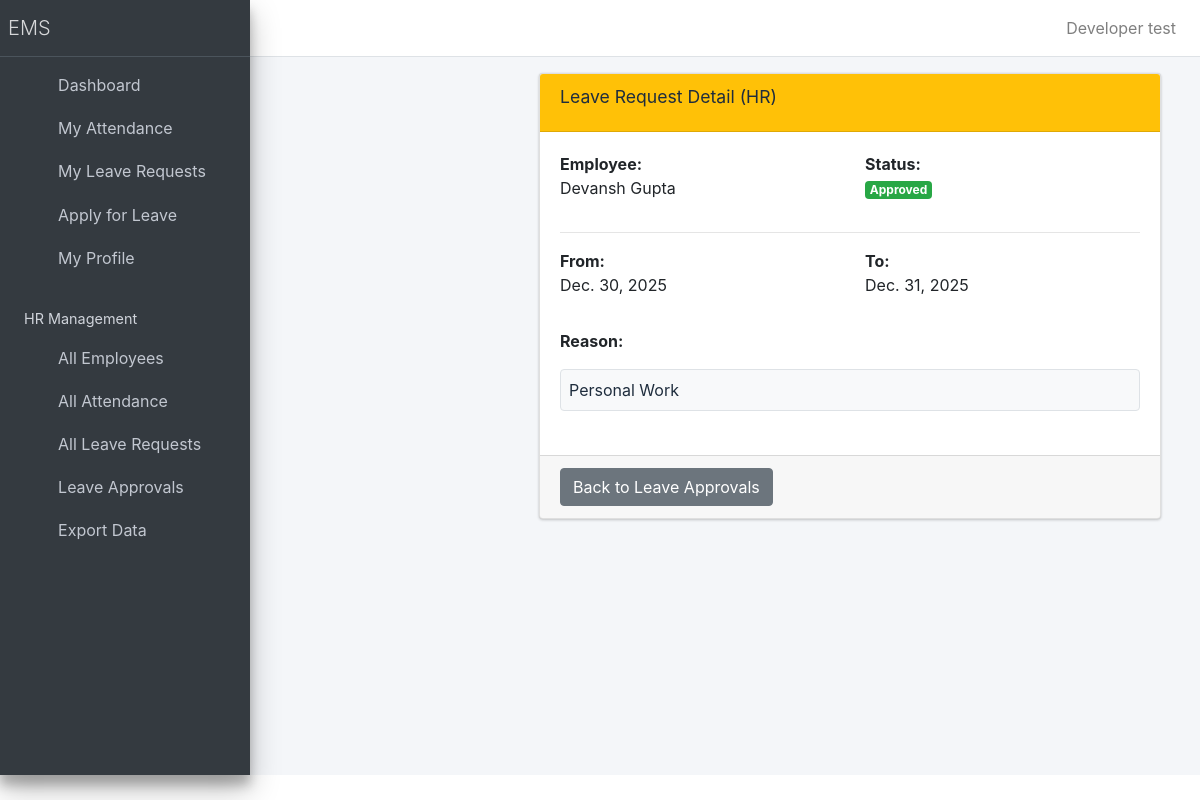
/hr/leave/1/ (signed in), run on the app's committed database.
### employee/models.py (models this page shows, shortened)
class LeaveRequest(models.Model):
    employee = models.ForeignKey(Employee, on_delete=models.CASCADE)
    start_date = models.DateField()
    end_date = models.DateField()
    reason = models.TextField()
    status = models.CharField(max_length=10, choices=[('Pending', 'Pending'), ('Approved', 'Approved'), ('Rejected', 'Rejected')], default='Pending')

class Employee(models.Model):
    user = models.OneToOneField(User, on_delete=models.CASCADE, null=True, blank=True)
    first_name = models.CharField(max_length=30)
    last_name = models.CharField(max_length=30)
    email = models.EmailField(unique=True)
    position = models.CharField(max_length=50)
    department = models.CharField(max_length=50)
    date_hired = models.DateField()
    class Meta:
       ordering = ['-date_hired']

### employee/views/hr_views.py (the view)
# urls.py: path("hr/leave/<int:pk>/", LeaveRequestDetailView.as_view(), name="leave_request_detail"),
@hr_required
class LeaveRequestDetailView(View):
    def get(self, request, pk):
        leave = get_object_or_404(LeaveRequest, pk=pk)
        return render(request, "hr/leave_request_detail.html", {"leave": leave})

### employee/context_processors.py (called while the page is built)
def employee_context(request):
    context = {}
    if request.user.is_authenticated:
        try:
            from .models import Employee
            employee = Employee.objects.get(user=request.user)
            context['employee'] = employee
            context['employee_name'] = f"{employee.first_name} {employee.last_name}".strip()
        except Employee.DoesNotExist:
            context['employee'] = None
            context['employee_name'] = None
    return context

### employee/utils.py (called while the page is built)
def is_hr(user):
    return user.is_authenticated and user.groups.filter(name='HR').exists()

### employee/templates/hr/leave_request_detail.html (shortened to what this page needs)
{% extends 'base.html' %}
{% block content %}
<div class="content-wrapper">
  <section class="content">
    <div class="container-fluid">
      <div class="card card-warning">
        <div class="card-header">
          <h3 class="card-title">Leave Request Detail (HR)</h3>
        </div>
        <div class="card-body">
          <div class="row mb-3">
            <div class="col-md-6">
              <p><strong>Employee:</strong><br>
                {{ leave.employee.first_name }} {{ leave.employee.last_name }}
              </p>
            </div>
            <div class="col-md-6">
              <p><strong>Status:</strong><br>
                {% if leave.status == "Approved" %}
                  <span class="badge badge-success">Approved</span>
                {% elif leave.status == "Rejected" %}
                  <span class="badge badge-danger">Rejected</span>
                {% else %}
                  <span class="badge badge-warning">Pending</span>
                {% endif %}
              </p>
            </div>
          </div>
          <hr>
          <div class="row mb-3">
            <div class="col-md-6">
              <p><strong>From:</strong><br>{{ leave.start_date }}</p>
            </div>
            <div class="col-md-6">
              <p><strong>To:</strong><br>{{ leave.end_date }}</p>
            </div>
          </div>
          <div class="mb-4">
            <p><strong>Reason:</strong></p>
            <div class="border rounded p-2 bg-light">
              {{ leave.reason|default:"—" }}
            </div>
          </div>
        </div>
        <div class="card-footer">
          <a href="{% url 'leave_approvals' %}" class="btn btn-secondary">
            Back to Leave Approvals
          </a>
        </div>
      </div>
    </div>
  </section>
</div>
{% endblock %}

### data on the page
LeaveRequest: employee.first_name "Devansh", employee.last_name "Gupta", start_date "Dec. 30, 2025", end_date "Dec. 31, 2025", reason "Personal Work"

### other printed values
{{ employee_name }} "Developer test"
